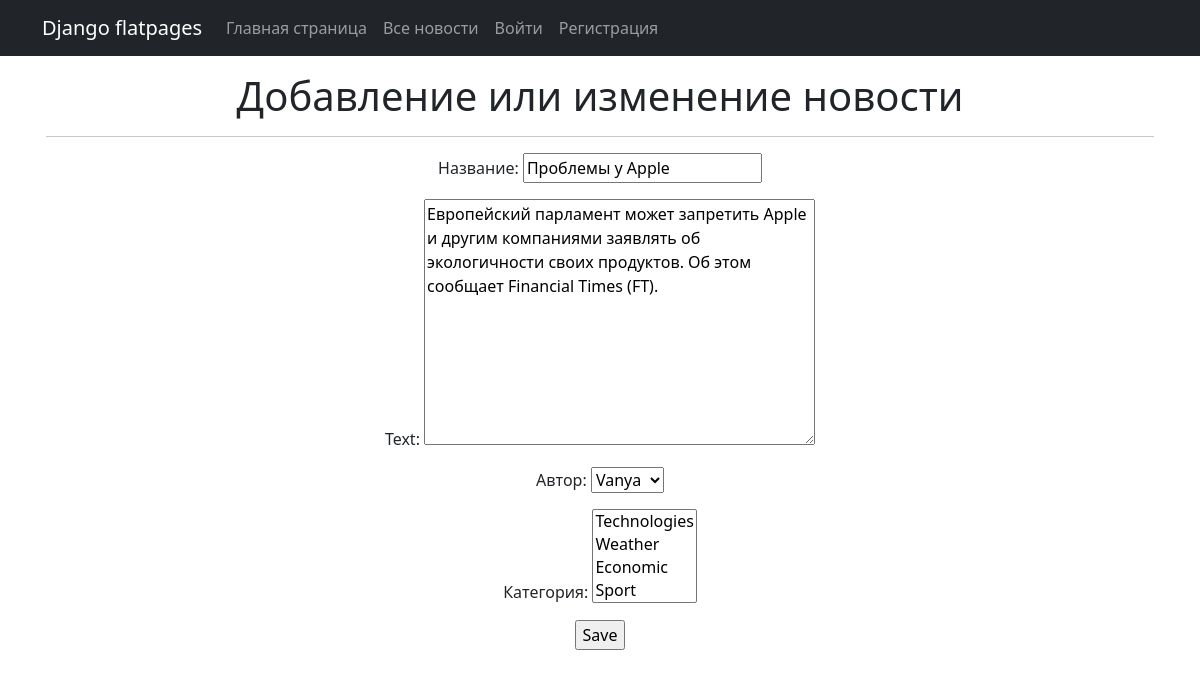
Page /all-posts/news/3/edit/ (signed in) on the earlier database version.
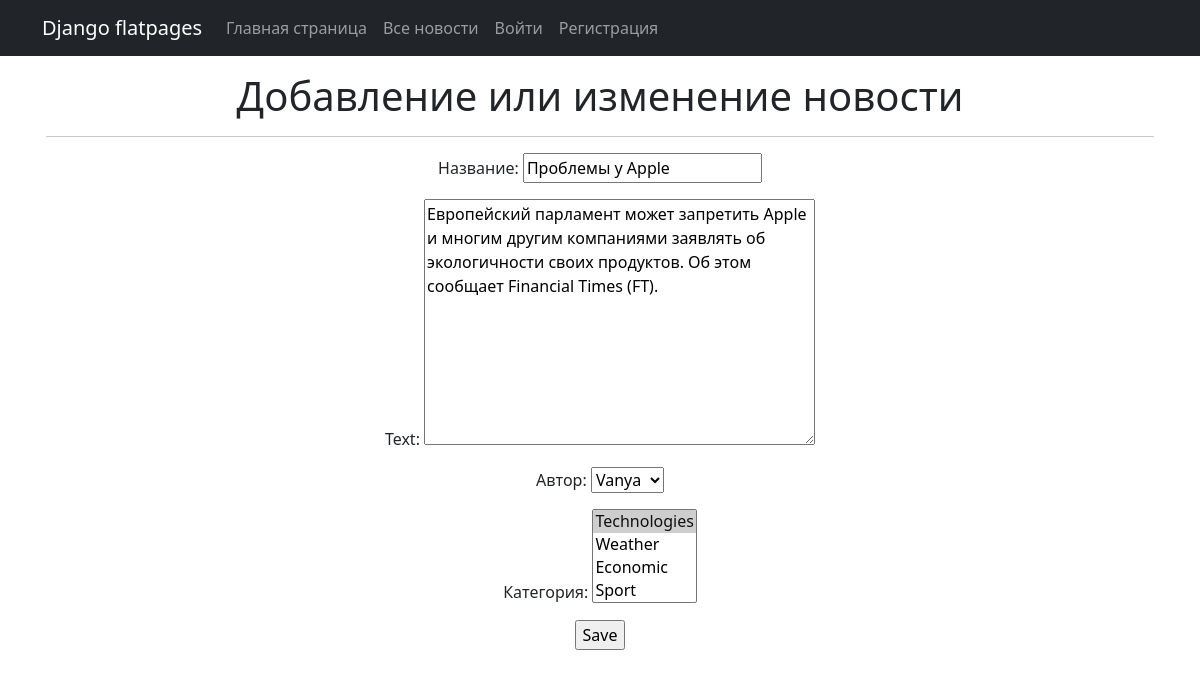
Same page on the later database version.
### news/models.py (models this page shows, shortened)
class Post(models.Model):
    article = "AR"
    news = "NW"
    TYPE = [
        (article, 'Статья'),
        (news, 'Новость')
    ]
    author = models.ForeignKey(Author, on_delete = models.CASCADE)
    post_type = models.CharField(max_length = 2, choices=TYPE, default=article)
    time_in = models.DateTimeField(auto_now_add = True)
    categories = models.ManyToManyField(Category, through = "PostCategory")
    title = models.CharField(max_length = 120)
    text = models.TextField(unique = True)
    rating = models.IntegerField(default = 0)

### news/views.py (the view)
# urls.py: path('news/<int:pk>/edit/', NewsUpdate.as_view(), name='news_edit'),
class NewsUpdate(LoginRequiredMixin, PermissionRequiredMixin, UpdateView):
    permission_required = ('news.change_post',)
    form_class = NewsForm
    model = Post
    template_name = 'news_edit.html'

### news/forms.py
class NewsForm(ModelForm):
    title = CharField(label='Название')
    class Meta:
        model = Post
        fields = [
            'title',
            'text',
            'author',
            'categories',
        ]
        labels = {
            'author': 'Автор',
            'categories': 'Категория'
        }

### news/models.py (called while the page is built)
    def __str__(self):
        return self.user.username

    def __str__(self):
        return self.category.title()

### templates/news_edit.html (shortened to what this page needs)
{% extends 'flatpages/default.html' %}
{% block content %}
{% if post.post_type == 'AR' %}
<h1>Добавление или изменение статьи</h1>
{% else %}
<h1>Добавление или изменение новости</h1>
{% endif %}
<hr>
<form action="" method="post">
    {{ form.as_p }}
    <input type="submit" value="Save" />
</form>
{% endblock content %}

Differences in the rows shown:
changed Post "Проблемы у Apple": text "Европейский парламент может запретить Apple и другим компаниями заявлять об экологичности своих продуктов. Об этом сообщает Financial Times (FT)." → "Европейский парламент может запретить Apple и многим другим компаниями заявлять об экологичности своих продуктов. Об этом сообщает Financial Times (FT)."
Other differences:
form field categories: "Technologies / Weather / Economic / Sport" → "Technologies ☑ / Weather / Economic / Sport"
